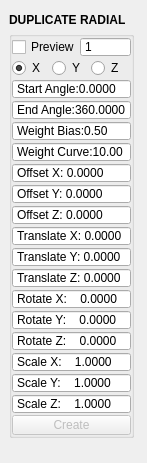
<?xml version="1.0" encoding="UTF-8"?>
<ui version="4.0">
 <class>QtUi</class>
 <widget class="QMainWindow" name="QtUi">
  <property name="geometry">
   <rect>
    <x>0</x>
    <y>0</y>
    <width>147</width>
    <height>463</height>
   </rect>
  </property>
  <property name="maximumSize">
   <size>
    <width>999</width>
    <height>999</height>
   </size>
  </property>
  <property name="windowTitle">
   <string>Toolkit</string>
  </property>
  <property name="tabShape">
   <enum>QTabWidget::Triangular</enum>
  </property>
  <property name="dockNestingEnabled">
   <bool>true</bool>
  </property>
  <property name="dockOptions">
   <set>QMainWindow::AllowNestedDocks|QMainWindow::AllowTabbedDocks|QMainWindow::AnimatedDocks|QMainWindow::ForceTabbedDocks</set>
  </property>
  <property name="bnabled" stdset="0">
   <bool>true</bool>
  </property>
  <widget class="QWidget" name="mainWindow">
   <property name="palette">
    <palette>
     <active>
      <colorrole role="Highlight">
       <brush brushstyle="SolidPattern">
        <color alpha="255">
         <red>168</red>
         <green>152</green>
         <blue>250</blue>
        </color>
       </brush>
      </colorrole>
     </active>
     <inactive>
      <colorrole role="Highlight">
       <brush brushstyle="SolidPattern">
        <color alpha="255">
         <red>168</red>
         <green>152</green>
         <blue>250</blue>
        </color>
       </brush>
      </colorrole>
     </inactive>
     <disabled>
      <colorrole role="Highlight">
       <brush brushstyle="SolidPattern">
        <color alpha="255">
         <red>168</red>
         <green>152</green>
         <blue>250</blue>
        </color>
       </brush>
      </colorrole>
     </disabled>
    </palette>
   </property>
   <layout class="QVBoxLayout" name="verticalLayout_2">
    <item>
     <layout class="QVBoxLayout" name="verticalLayout">
      <property name="spacing">
       <number>0</number>
      </property>
      <item>
       <widget class="Header" name="header">
        <property name="minimumSize">
         <size>
          <width>0</width>
          <height>22</height>
         </size>
        </property>
        <property name="maximumSize">
         <size>
          <width>125</width>
          <height>22</height>
         </size>
        </property>
        <property name="font">
         <font>
          <weight>75</weight>
          <bold>true</bold>
         </font>
        </property>
        <property name="text">
         <string>DUPLICATE RADIAL</string>
        </property>
       </widget>
      </item>
      <item>
       <widget class="QGroupBox" name="radialArray">
        <property name="minimumSize">
         <size>
          <width>125</width>
          <height>0</height>
         </size>
        </property>
        <property name="maximumSize">
         <size>
          <width>125</width>
          <height>999</height>
         </size>
        </property>
        <property name="title">
         <string/>
        </property>
        <layout class="QGridLayout" name="gridLayout">
         <property name="leftMargin">
          <number>0</number>
         </property>
         <property name="topMargin">
          <number>0</number>
         </property>
         <property name="rightMargin">
          <number>0</number>
         </property>
         <property name="bottomMargin">
          <number>0</number>
         </property>
         <property name="horizontalSpacing">
          <number>0</number>
         </property>
         <property name="verticalSpacing">
          <number>1</number>
         </property>
         <item row="6" column="1" colspan="2">
          <widget class="QDoubleSpinBox" name="s014">
           <property name="minimumSize">
            <size>
             <width>0</width>
             <height>20</height>
            </size>
           </property>
           <property name="maximumSize">
            <size>
             <width>999</width>
             <height>20</height>
            </size>
           </property>
           <property name="toolTip">
            <string>Duplicate: start angle</string>
           </property>
           <property name="buttonSymbols">
            <enum>QAbstractSpinBox::NoButtons</enum>
           </property>
           <property name="prefix">
            <string>End Angle:</string>
           </property>
           <property name="decimals">
            <number>4</number>
           </property>
           <property name="minimum">
            <double>-9999.000000000000000</double>
           </property>
           <property name="maximum">
            <double>360.000000000000000</double>
           </property>
           <property name="value">
            <double>360.000000000000000</double>
           </property>
          </widget>
         </item>
         <item row="17" column="1" colspan="2">
          <widget class="QDoubleSpinBox" name="s004">
           <property name="minimumSize">
            <size>
             <width>0</width>
             <height>20</height>
            </size>
           </property>
           <property name="maximumSize">
            <size>
             <width>999</width>
             <height>20</height>
            </size>
           </property>
           <property name="toolTip">
            <string>Duplicate: rotate Y amount</string>
           </property>
           <property name="buttonSymbols">
            <enum>QAbstractSpinBox::NoButtons</enum>
           </property>
           <property name="prefix">
            <string>Rotate Y:    </string>
           </property>
           <property name="decimals">
            <number>4</number>
           </property>
           <property name="minimum">
            <double>-999999999.000000000000000</double>
           </property>
           <property name="maximum">
            <double>999999999.000000000000000</double>
           </property>
           <property name="singleStep">
            <double>1.000000000000000</double>
           </property>
           <property name="value">
            <double>0.000000000000000</double>
           </property>
          </widget>
         </item>
         <item row="14" column="1" colspan="2">
          <widget class="QDoubleSpinBox" name="s002">
           <property name="minimumSize">
            <size>
             <width>0</width>
             <height>20</height>
            </size>
           </property>
           <property name="maximumSize">
            <size>
             <width>999</width>
             <height>20</height>
            </size>
           </property>
           <property name="toolTip">
            <string>Duplicate: transform Z amount</string>
           </property>
           <property name="buttonSymbols">
            <enum>QAbstractSpinBox::NoButtons</enum>
           </property>
           <property name="prefix">
            <string>Translate Z: </string>
           </property>
           <property name="decimals">
            <number>4</number>
           </property>
           <property name="minimum">
            <double>-9999.000000000000000</double>
           </property>
           <property name="maximum">
            <double>9999.000000000000000</double>
           </property>
           <property name="singleStep">
            <double>1.000000000000000</double>
           </property>
           <property name="value">
            <double>0.000000000000000</double>
           </property>
          </widget>
         </item>
         <item row="13" column="1" colspan="2">
          <widget class="QDoubleSpinBox" name="s001">
           <property name="minimumSize">
            <size>
             <width>0</width>
             <height>20</height>
            </size>
           </property>
           <property name="maximumSize">
            <size>
             <width>999</width>
             <height>20</height>
            </size>
           </property>
           <property name="toolTip">
            <string>Duplicate: transform Y amount</string>
           </property>
           <property name="buttonSymbols">
            <enum>QAbstractSpinBox::NoButtons</enum>
           </property>
           <property name="prefix">
            <string>Translate Y: </string>
           </property>
           <property name="decimals">
            <number>4</number>
           </property>
           <property name="minimum">
            <double>-9999.000000000000000</double>
           </property>
           <property name="maximum">
            <double>9999.000000000000000</double>
           </property>
           <property name="singleStep">
            <double>1.000000000000000</double>
           </property>
           <property name="value">
            <double>0.000000000000000</double>
           </property>
          </widget>
         </item>
         <item row="12" column="1" colspan="2">
          <widget class="QDoubleSpinBox" name="s000">
           <property name="sizePolicy">
            <sizepolicy hsizetype="Fixed" vsizetype="Fixed">
             <horstretch>0</horstretch>
             <verstretch>0</verstretch>
            </sizepolicy>
           </property>
           <property name="minimumSize">
            <size>
             <width>0</width>
             <height>20</height>
            </size>
           </property>
           <property name="maximumSize">
            <size>
             <width>999</width>
             <height>20</height>
            </size>
           </property>
           <property name="toolTip">
            <string>Duplicate: transform X amount</string>
           </property>
           <property name="buttonSymbols">
            <enum>QAbstractSpinBox::NoButtons</enum>
           </property>
           <property name="prefix">
            <string>Translate X: </string>
           </property>
           <property name="decimals">
            <number>4</number>
           </property>
           <property name="minimum">
            <double>-9999.000000000000000</double>
           </property>
           <property name="maximum">
            <double>9999.000000000000000</double>
           </property>
           <property name="singleStep">
            <double>1.000000000000000</double>
           </property>
           <property name="value">
            <double>0.000000000000000</double>
           </property>
          </widget>
         </item>
         <item row="18" column="1" colspan="2">
          <widget class="QDoubleSpinBox" name="s005">
           <property name="minimumSize">
            <size>
             <width>0</width>
             <height>20</height>
            </size>
           </property>
           <property name="maximumSize">
            <size>
             <width>999</width>
             <height>20</height>
            </size>
           </property>
           <property name="toolTip">
            <string>Duplicate: rotate Z amount</string>
           </property>
           <property name="buttonSymbols">
            <enum>QAbstractSpinBox::NoButtons</enum>
           </property>
           <property name="prefix">
            <string>Rotate Z:    </string>
           </property>
           <property name="decimals">
            <number>4</number>
           </property>
           <property name="minimum">
            <double>-999999999.000000000000000</double>
           </property>
           <property name="maximum">
            <double>999999999.000000000000000</double>
           </property>
           <property name="singleStep">
            <double>1.000000000000000</double>
           </property>
           <property name="value">
            <double>0.000000000000000</double>
           </property>
          </widget>
         </item>
         <item row="19" column="1" colspan="2">
          <widget class="QDoubleSpinBox" name="s006">
           <property name="minimumSize">
            <size>
             <width>0</width>
             <height>20</height>
            </size>
           </property>
           <property name="maximumSize">
            <size>
             <width>999</width>
             <height>20</height>
            </size>
           </property>
           <property name="toolTip">
            <string>Duplicate: scale X amount</string>
           </property>
           <property name="buttonSymbols">
            <enum>QAbstractSpinBox::NoButtons</enum>
           </property>
           <property name="prefix">
            <string>Scale X:    </string>
           </property>
           <property name="decimals">
            <number>4</number>
           </property>
           <property name="minimum">
            <double>-999999999.000000000000000</double>
           </property>
           <property name="maximum">
            <double>999999999.000000000000000</double>
           </property>
           <property name="singleStep">
            <double>0.100000000000000</double>
           </property>
           <property name="value">
            <double>1.000000000000000</double>
           </property>
          </widget>
         </item>
         <item row="16" column="1" colspan="2">
          <widget class="QDoubleSpinBox" name="s003">
           <property name="minimumSize">
            <size>
             <width>0</width>
             <height>20</height>
            </size>
           </property>
           <property name="maximumSize">
            <size>
             <width>999</width>
             <height>20</height>
            </size>
           </property>
           <property name="toolTip">
            <string>Duplicate: rotate X amount</string>
           </property>
           <property name="buttonSymbols">
            <enum>QAbstractSpinBox::NoButtons</enum>
           </property>
           <property name="prefix">
            <string>Rotate X:    </string>
           </property>
           <property name="decimals">
            <number>4</number>
           </property>
           <property name="minimum">
            <double>-999999999.000000000000000</double>
           </property>
           <property name="maximum">
            <double>999999999.000000000000000</double>
           </property>
           <property name="singleStep">
            <double>1.000000000000000</double>
           </property>
           <property name="value">
            <double>0.000000000000000</double>
           </property>
          </widget>
         </item>
         <item row="20" column="1" colspan="2">
          <widget class="QDoubleSpinBox" name="s007">
           <property name="minimumSize">
            <size>
             <width>0</width>
             <height>20</height>
            </size>
           </property>
           <property name="maximumSize">
            <size>
             <width>999</width>
             <height>20</height>
            </size>
           </property>
           <property name="toolTip">
            <string>Duplicate: scale Y amount</string>
           </property>
           <property name="buttonSymbols">
            <enum>QAbstractSpinBox::NoButtons</enum>
           </property>
           <property name="prefix">
            <string>Scale Y:    </string>
           </property>
           <property name="decimals">
            <number>4</number>
           </property>
           <property name="minimum">
            <double>-999999999.000000000000000</double>
           </property>
           <property name="maximum">
            <double>999999999.000000000000000</double>
           </property>
           <property name="singleStep">
            <double>0.100000000000000</double>
           </property>
           <property name="value">
            <double>1.000000000000000</double>
           </property>
          </widget>
         </item>
         <item row="11" column="1" colspan="2">
          <widget class="QDoubleSpinBox" name="s012">
           <property name="sizePolicy">
            <sizepolicy hsizetype="Fixed" vsizetype="Fixed">
             <horstretch>0</horstretch>
             <verstretch>0</verstretch>
            </sizepolicy>
           </property>
           <property name="minimumSize">
            <size>
             <width>0</width>
             <height>20</height>
            </size>
           </property>
           <property name="maximumSize">
            <size>
             <width>999</width>
             <height>20</height>
            </size>
           </property>
           <property name="toolTip">
            <string>Duplicate: offset Z amount</string>
           </property>
           <property name="alignment">
            <set>Qt::AlignLeading|Qt::AlignLeft|Qt::AlignVCenter</set>
           </property>
           <property name="buttonSymbols">
            <enum>QAbstractSpinBox::NoButtons</enum>
           </property>
           <property name="prefix">
            <string>Offset Z: </string>
           </property>
           <property name="decimals">
            <number>4</number>
           </property>
           <property name="minimum">
            <double>-9999.000000000000000</double>
           </property>
           <property name="maximum">
            <double>9999.000000000000000</double>
           </property>
           <property name="singleStep">
            <double>1.000000000000000</double>
           </property>
           <property name="value">
            <double>0.000000000000000</double>
           </property>
          </widget>
         </item>
         <item row="10" column="1" colspan="2">
          <widget class="QDoubleSpinBox" name="s011">
           <property name="sizePolicy">
            <sizepolicy hsizetype="Fixed" vsizetype="Fixed">
             <horstretch>0</horstretch>
             <verstretch>0</verstretch>
            </sizepolicy>
           </property>
           <property name="minimumSize">
            <size>
             <width>0</width>
             <height>20</height>
            </size>
           </property>
           <property name="maximumSize">
            <size>
             <width>999</width>
             <height>20</height>
            </size>
           </property>
           <property name="toolTip">
            <string>Duplicate: offset Y amount</string>
           </property>
           <property name="buttonSymbols">
            <enum>QAbstractSpinBox::NoButtons</enum>
           </property>
           <property name="prefix">
            <string>Offset Y: </string>
           </property>
           <property name="decimals">
            <number>4</number>
           </property>
           <property name="minimum">
            <double>-9999.000000000000000</double>
           </property>
           <property name="maximum">
            <double>9999.000000000000000</double>
           </property>
           <property name="singleStep">
            <double>1.000000000000000</double>
           </property>
           <property name="value">
            <double>0.000000000000000</double>
           </property>
          </widget>
         </item>
         <item row="9" column="1" colspan="2">
          <widget class="QDoubleSpinBox" name="s010">
           <property name="sizePolicy">
            <sizepolicy hsizetype="Fixed" vsizetype="Fixed">
             <horstretch>0</horstretch>
             <verstretch>0</verstretch>
            </sizepolicy>
           </property>
           <property name="minimumSize">
            <size>
             <width>0</width>
             <height>20</height>
            </size>
           </property>
           <property name="maximumSize">
            <size>
             <width>999</width>
             <height>20</height>
            </size>
           </property>
           <property name="toolTip">
            <string>Duplicate: offset X amount</string>
           </property>
           <property name="buttonSymbols">
            <enum>QAbstractSpinBox::NoButtons</enum>
           </property>
           <property name="prefix">
            <string>Offset X: </string>
           </property>
           <property name="decimals">
            <number>4</number>
           </property>
           <property name="minimum">
            <double>-9999.000000000000000</double>
           </property>
           <property name="maximum">
            <double>9999.000000000000000</double>
           </property>
           <property name="singleStep">
            <double>1.000000000000000</double>
           </property>
           <property name="value">
            <double>0.000000000000000</double>
           </property>
          </widget>
         </item>
         <item row="2" column="1" colspan="2">
          <layout class="QHBoxLayout" name="horizontalLayout">
           <property name="spacing">
            <number>0</number>
           </property>
           <item>
            <widget class="QRadioButton" name="chk002">
             <property name="minimumSize">
              <size>
               <width>36</width>
               <height>20</height>
              </size>
             </property>
             <property name="maximumSize">
              <size>
               <width>999</width>
               <height>20</height>
              </size>
             </property>
             <property name="toolTip">
              <string>Duplicate: rotate axis X</string>
             </property>
             <property name="text">
              <string>X</string>
             </property>
             <property name="iconSize">
              <size>
               <width>18</width>
               <height>18</height>
              </size>
             </property>
             <property name="checkable">
              <bool>true</bool>
             </property>
             <property name="checked">
              <bool>true</bool>
             </property>
            </widget>
           </item>
           <item>
            <widget class="QRadioButton" name="chk003">
             <property name="minimumSize">
              <size>
               <width>36</width>
               <height>20</height>
              </size>
             </property>
             <property name="maximumSize">
              <size>
               <width>999</width>
               <height>20</height>
              </size>
             </property>
             <property name="toolTip">
              <string>Duplicate: rotate axis Y</string>
             </property>
             <property name="text">
              <string>Y</string>
             </property>
             <property name="iconSize">
              <size>
               <width>18</width>
               <height>18</height>
              </size>
             </property>
             <property name="checkable">
              <bool>true</bool>
             </property>
             <property name="checked">
              <bool>false</bool>
             </property>
            </widget>
           </item>
           <item>
            <widget class="QRadioButton" name="chk004">
             <property name="minimumSize">
              <size>
               <width>36</width>
               <height>20</height>
              </size>
             </property>
             <property name="maximumSize">
              <size>
               <width>999</width>
               <height>20</height>
              </size>
             </property>
             <property name="toolTip">
              <string>Duplicate: rotate axis Z</string>
             </property>
             <property name="text">
              <string>Z</string>
             </property>
             <property name="iconSize">
              <size>
               <width>18</width>
               <height>18</height>
              </size>
             </property>
             <property name="checkable">
              <bool>true</bool>
             </property>
             <property name="checked">
              <bool>false</bool>
             </property>
            </widget>
           </item>
          </layout>
         </item>
         <item row="5" column="1" colspan="2">
          <widget class="QDoubleSpinBox" name="s013">
           <property name="minimumSize">
            <size>
             <width>0</width>
             <height>20</height>
            </size>
           </property>
           <property name="maximumSize">
            <size>
             <width>999</width>
             <height>20</height>
            </size>
           </property>
           <property name="toolTip">
            <string>Duplicate: start angle</string>
           </property>
           <property name="buttonSymbols">
            <enum>QAbstractSpinBox::NoButtons</enum>
           </property>
           <property name="prefix">
            <string>Start Angle:</string>
           </property>
           <property name="decimals">
            <number>4</number>
           </property>
           <property name="minimum">
            <double>-9999.000000000000000</double>
           </property>
           <property name="maximum">
            <double>360.000000000000000</double>
           </property>
           <property name="value">
            <double>0.000000000000000</double>
           </property>
          </widget>
         </item>
         <item row="25" column="1" colspan="2">
          <widget class="QDoubleSpinBox" name="s008">
           <property name="minimumSize">
            <size>
             <width>0</width>
             <height>20</height>
            </size>
           </property>
           <property name="maximumSize">
            <size>
             <width>999</width>
             <height>20</height>
            </size>
           </property>
           <property name="toolTip">
            <string>Duplicate: scale Z amount</string>
           </property>
           <property name="buttonSymbols">
            <enum>QAbstractSpinBox::NoButtons</enum>
           </property>
           <property name="prefix">
            <string>Scale Z:    </string>
           </property>
           <property name="decimals">
            <number>4</number>
           </property>
           <property name="minimum">
            <double>-999999999.000000000000000</double>
           </property>
           <property name="maximum">
            <double>999999999.000000000000000</double>
           </property>
           <property name="singleStep">
            <double>0.100000000000000</double>
           </property>
           <property name="value">
            <double>1.000000000000000</double>
           </property>
          </widget>
         </item>
         <item row="1" column="1" colspan="2">
          <layout class="QHBoxLayout" name="horizontalLayout_2">
           <property name="spacing">
            <number>0</number>
           </property>
           <item>
            <widget class="QCheckBox" name="chk000">
             <property name="minimumSize">
              <size>
               <width>0</width>
               <height>20</height>
              </size>
             </property>
             <property name="maximumSize">
              <size>
               <width>999</width>
               <height>20</height>
              </size>
             </property>
             <property name="toolTip">
              <string>Start the duplicate preview using any selected mesh objects.</string>
             </property>
             <property name="text">
              <string>Preview</string>
             </property>
             <property name="iconSize">
              <size>
               <width>18</width>
               <height>18</height>
              </size>
             </property>
             <property name="checkable">
              <bool>true</bool>
             </property>
            </widget>
           </item>
           <item>
            <widget class="QSpinBox" name="s009">
             <property name="minimumSize">
              <size>
               <width>0</width>
               <height>20</height>
              </size>
             </property>
             <property name="maximumSize">
              <size>
               <width>999</width>
               <height>20</height>
              </size>
             </property>
             <property name="toolTip">
              <string>Duplicate: number of copies</string>
             </property>
             <property name="buttonSymbols">
              <enum>QAbstractSpinBox::NoButtons</enum>
             </property>
             <property name="minimum">
              <number>1</number>
             </property>
             <property name="maximum">
              <number>999</number>
             </property>
             <property name="value">
              <number>1</number>
             </property>
            </widget>
           </item>
          </layout>
         </item>
         <item row="26" column="1" colspan="2">
          <layout class="QHBoxLayout" name="horizontalLayout_3">
           <property name="spacing">
            <number>0</number>
           </property>
           <item>
            <widget class="QPushButton" name="b000">
             <property name="enabled">
              <bool>false</bool>
             </property>
             <property name="minimumSize">
              <size>
               <width>0</width>
               <height>20</height>
              </size>
             </property>
             <property name="maximumSize">
              <size>
               <width>999</width>
               <height>20</height>
              </size>
             </property>
             <property name="toolTip">
              <string>Finish the duplicate operation.</string>
             </property>
             <property name="layoutDirection">
              <enum>Qt::RightToLeft</enum>
             </property>
             <property name="text">
              <string>Create</string>
             </property>
             <property name="autoDefault">
              <bool>false</bool>
             </property>
             <property name="default">
              <bool>false</bool>
             </property>
             <property name="flat">
              <bool>false</bool>
             </property>
             <property name="bnabled" stdset="0">
              <bool>true</bool>
             </property>
            </widget>
           </item>
          </layout>
         </item>
         <item row="7" column="1" colspan="2">
          <widget class="QDoubleSpinBox" name="s015">
           <property name="minimumSize">
            <size>
             <width>0</width>
             <height>20</height>
            </size>
           </property>
           <property name="maximumSize">
            <size>
             <width>999</width>
             <height>20</height>
            </size>
           </property>
           <property name="toolTip">
            <string>&lt;html&gt;&lt;head/&gt;&lt;body&gt;&lt;p&gt;Controls the progression of transformations across the duplicates. &lt;/p&gt;&lt;p&gt;A value of 0.5 results in a linear progression. &lt;/p&gt;&lt;p&gt;Values less than 0.5 make transformations faster at the start and &lt;/p&gt;&lt;p&gt;slower at the end, while values greater than 0.5 do the opposite.&lt;/p&gt;&lt;/body&gt;&lt;/html&gt;</string>
           </property>
           <property name="buttonSymbols">
            <enum>QAbstractSpinBox::NoButtons</enum>
           </property>
           <property name="prefix">
            <string>Weight Bias:</string>
           </property>
           <property name="decimals">
            <number>2</number>
           </property>
           <property name="minimum">
            <double>0.000000000000000</double>
           </property>
           <property name="maximum">
            <double>1.000000000000000</double>
           </property>
           <property name="singleStep">
            <double>0.010000000000000</double>
           </property>
           <property name="value">
            <double>0.500000000000000</double>
           </property>
          </widget>
         </item>
         <item row="8" column="1" colspan="2">
          <widget class="QDoubleSpinBox" name="s016">
           <property name="minimumSize">
            <size>
             <width>0</width>
             <height>20</height>
            </size>
           </property>
           <property name="maximumSize">
            <size>
             <width>999</width>
             <height>20</height>
            </size>
           </property>
           <property name="toolTip">
            <string>&lt;html&gt;&lt;head/&gt;&lt;body&gt;&lt;p&gt;Controls the strength of the bias. Higher values result in a stronger bias effect,&lt;/p&gt;&lt;p&gt;while lower values result in a weaker bias effect. A value of 1 results in no bias effect.&lt;/p&gt;&lt;/body&gt;&lt;/html&gt;</string>
           </property>
           <property name="buttonSymbols">
            <enum>QAbstractSpinBox::NoButtons</enum>
           </property>
           <property name="prefix">
            <string>Weight Curve:</string>
           </property>
           <property name="decimals">
            <number>2</number>
           </property>
           <property name="minimum">
            <double>1.000000000000000</double>
           </property>
           <property name="maximum">
            <double>100.000000000000000</double>
           </property>
           <property name="singleStep">
            <double>1.000000000000000</double>
           </property>
           <property name="value">
            <double>10.000000000000000</double>
           </property>
          </widget>
         </item>
        </layout>
       </widget>
      </item>
      <item>
       <spacer name="verticalSpacer">
        <property name="orientation">
         <enum>Qt::Vertical</enum>
        </property>
        <property name="sizeHint" stdset="0">
         <size>
          <width>20</width>
          <height>40</height>
         </size>
        </property>
       </spacer>
      </item>
     </layout>
    </item>
   </layout>
  </widget>
 </widget>
 <customwidgets>
  <customwidget>
   <class>Header</class>
   <extends>QLabel</extends>
   <header>header.h</header>
  </customwidget>
 </customwidgets>
 <resources/>
 <connections/>
 <designerdata>
  <property name="gridDeltaX">
   <number>5</number>
  </property>
  <property name="gridDeltaY">
   <number>5</number>
  </property>
  <property name="gridSnapX">
   <bool>true</bool>
  </property>
  <property name="gridSnapY">
   <bool>true</bool>
  </property>
  <property name="gridVisible">
   <bool>true</bool>
  </property>
 </designerdata>
</ui>
